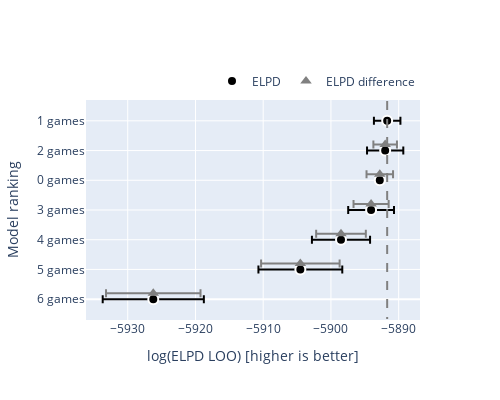

Notebook source saved alongside this figure:
### Code cell
plot_compare_plotly(compare_dataframe);

### Figure 1 — Plotly figure (JSON) as saved in the notebook; plotly's stock layout.template omitted (floating-point values rounded to 4 significant figures)
{"data": [{"error_x": {"array": [1.956, 2.677, 0.1964, 3.38, 4.292, 6.19, 7.467], "thickness": 2, "type": "data"}, "marker": {"color": "black", "line": {"color": "white", "width": 2}, "size": 10, "symbol": "circle"}, "mode": "markers+text", "name": "ELPD", "type": "scatter", "x": [-5892.0, -5892.0, -5893.0, -5894.0, -5899.0, -5905.0, -5926.0], "y": [-9, -7.5, -6, -4.5, -3, -1.5, 0]}, {"error_x": {"array": [1.741, 1.959, 2.592, 3.667, 5.797, 6.975], "thickness": 2, "type": "data"}, "marker": {"color": "grey", "size": 10, "symbol": "triangle-up"}, "mode": "markers+text", "name": "ELPD difference", "type": "scatter", "x": [-5892.0, -5893.0, -5894.0, -5899.0, -5905.0, -5926.0], "y": [-7.8, -6.3, -4.8, -3.3, -1.8, -0.3]}], "layout": {"height": 400, "legend": {"orientation": "h", "x": 1, "xanchor": "right", "y": 1.02, "yanchor": "bottom"}, "shapes": [{"line": {"color": "grey", "dash": "dash", "width": 2}, "type": "line", "x0": -5892.0, "x1": -5892.0, "y0": -10, "y1": 1}], "width": 500, "xaxis": {"autorange": true, "range": [-5936.0, -5887.0], "title": {"text": "log(ELPD LOO) [higher is better]"}, "type": "linear"}, "yaxis": {"autorange": true, "range": [1.05, -10.05], "tickmode": "array", "ticktext": ["1 games", "2 games", "0 games", "3 games", "4 games", "5 games", "6 games"], "tickvals": [-9, -7.5, -6, -4.5, -3, -1.5, 0], "title": {"text": "Model ranking"}, "type": "linear"}}}
